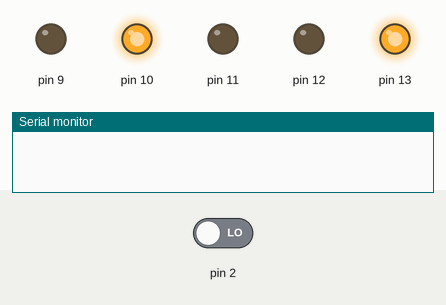
The sketch below on a simulated Arduino Uno, built with avr-gcc and run on an emulated ATmega328P. Parts: output pins drawn as LEDs (lit = HIGH), the last lines printed to the serial monitor. The test bench sets the inputs (shaded band); at power-on: pin 2 LOW.

Above: at 1.2 s.
1.3 s: pin 2 driven HIGH
At 8.7 s:
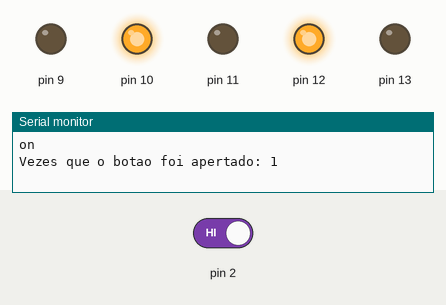
At 12.2 s:
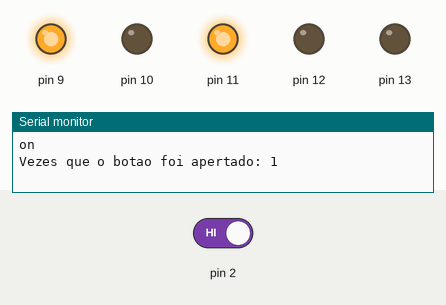
Timing chart, 0 to 19.8 s (numbered marks = the images above; inputs shaded):
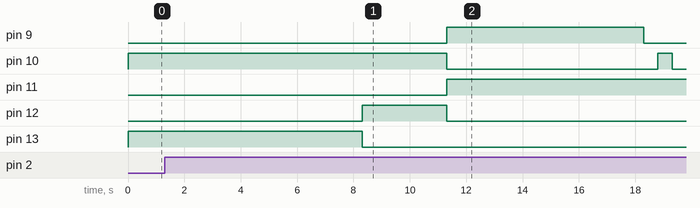

The sketch:

sem_foro_inteligente_leandro_guido1.ino
```cpp
// C++ code
//
/*
  Semaforo Inteligente
   Leandro Guido Lorenzini Santos
*/

int Estado_atual_do_botao = 0;

int Ultimo_estado_do_botao = 0;

int Vezes_que_o_botao_foi_apertado = 0;

int i = 0;

int counter;

void setup()
{
  pinMode(2, INPUT);
  Serial.begin(9600);
  pinMode(10, OUTPUT);
  pinMode(13, OUTPUT);
  pinMode(12, OUTPUT);
  pinMode(11, OUTPUT);
  pinMode(9, OUTPUT);
}

void loop()
{
  // lê o pino 2 (botao)
  Estado_atual_do_botao = digitalRead(2);
  // Compara o estado atual do botao com o ultimo
  // estado do botao
  if (Estado_atual_do_botao != Ultimo_estado_do_botao) {
    // Se o estado mudar adiciona 1 nas vezes que o
    // botao foi apertado
    if (Estado_atual_do_botao == HIGH) {
      Vezes_que_o_botao_foi_apertado += 1;
      // Mostra quando comeca a ler e a quantidade de
      // vezes que foi apertado
      Serial.println("on");
      Serial.print("Vezes que o botao foi apertado: ");
      Serial.println(Vezes_que_o_botao_foi_apertado);
    } else {
      // Mostra quando foi finalizado
      Serial.println("off");
    }
    delay(5); // Wait for 5 millisecond(s)
  }
  // Salva o ultimo estado do botao
  Ultimo_estado_do_botao = Estado_atual_do_botao;
  // Quando um numero for par executa o semaforo de
  // carros, quando for impar executa o semaforo de
  // pedestres
  if (Vezes_que_o_botao_foi_apertado % 2 == 0) {
    if (Estado_atual_do_botao == Ultimo_estado_do_botao) {
      // Verde
      digitalWrite(10, HIGH);
      digitalWrite(13, HIGH);
      digitalWrite(12, LOW);
      digitalWrite(11, LOW);
    }
  } else {
    delay(7000); // Wait for 7000 millisecond(s)
    // Amarelo
    digitalWrite(13, LOW);
    digitalWrite(12, HIGH);
    digitalWrite(11, LOW);
    delay(3000); // Wait for 3000 millisecond(s)
    // Vermelho
    digitalWrite(13, LOW);
    digitalWrite(12, LOW);
    digitalWrite(11, HIGH);
    // Semaforo de pedestre
    // VerdeP
    digitalWrite(10, LOW);
    digitalWrite(9, HIGH);
    delay(7000); // Wait for 7000 millisecond(s)
    digitalWrite(9, LOW);
    // Pisca 3 vezes e mantem VermelhoP
    for (counter = 0; counter < 3; ++counter) {
      digitalWrite(10, LOW);
      delay(500); // Wait for 500 millisecond(s)
      digitalWrite(10, HIGH);
      delay(500); // Wait for 500 millisecond(s)
    }
    // Soma 1 na quantidade de vezes que o botao foi
    // apertado (para recomecar o ciclo))
    Vezes_que_o_botao_foi_apertado += 1;
    // Mostra quando comeca a ler e a quantidade de
    // vezes que foi apertado
    Serial.println("on");
    Serial.print("Vezes que o botao foi apertado: ");
    Serial.println(Vezes_que_o_botao_foi_apertado);
  }
}
```

Measured:
- after the input at 1.3 s, pin 9: LOW → HIGH after 10.0 s, → LOW 7.0 s later; pin 10: HIGH → LOW after 10.0 s, → HIGH 7.5 s later, → LOW 0.50 s later; pin 11: LOW → HIGH after 10.0 s; pin 12: LOW → HIGH after 7.0 s, → LOW 3.0 s later; pin 13: HIGH → LOW after 7.0 s
